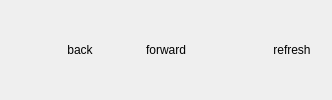
           <widget class="QFrame" name="barComandi">
            <property name="frameShape">
             <enum>QFrame::NoFrame</enum>
            </property>
            <property name="frameShadow">
             <enum>QFrame::Plain</enum>
            </property>
            <layout class="QHBoxLayout" name="horizontalLayout">
             <property name="sizeConstraint">
              <enum>QLayout::SetDefaultConstraint</enum>
             </property>
             <property name="leftMargin">
              <number>0</number>
             </property>
             <property name="topMargin">
              <number>0</number>
             </property>
             <property name="rightMargin">
              <number>0</number>
             </property>
             <property name="bottomMargin">
              <number>0</number>
             </property>
             <item>
              <spacer name="horizontalSpacer_2">
               <property name="orientation">
                <enum>Qt::Horizontal</enum>
               </property>
               <property name="sizeHint" stdset="0">
                <size>
                 <width>40</width>
                 <height>20</height>
                </size>
               </property>
              </spacer>
             </item>
             <item>
              <widget class="QPushButton" name="btnBack">
               <property name="sizePolicy">
                <sizepolicy hsizetype="Minimum" vsizetype="Minimum">
                 <horstretch>0</horstretch>
                 <verstretch>0</verstretch>
                </sizepolicy>
               </property>
               <property name="cursor">
                <cursorShape>PointingHandCursor</cursorShape>
               </property>
               <property name="styleSheet">
                <string notr="true"/>
               </property>
               <property name="text">
                <string>back</string>
               </property>
               <property name="icon">
                <iconset theme=":/plugins/qgis_agri/images/action-back-servizi-icon.png">
                 <normaloff>.</normaloff>.</iconset>
               </property>
               <property name="iconSize">
                <size>
                 <width>64</width>
                 <height>32</height>
                </size>
               </property>
               <property name="checkable">
                <bool>false</bool>
               </property>
               <property name="checked">
                <bool>false</bool>
               </property>
               <property name="flat">
                <bool>true</bool>
               </property>
              </widget>
             </item>
             <item>
              <widget class="QPushButton" name="btnForward">
               <property name="sizePolicy">
                <sizepolicy hsizetype="Minimum" vsizetype="Minimum">
                 <horstretch>0</horstretch>
                 <verstretch>0</verstretch>
                </sizepolicy>
               </property>
               <property name="cursor">
                <cursorShape>PointingHandCursor</cursorShape>
               </property>
               <property name="styleSheet">
                <string notr="true"/>
               </property>
               <property name="text">
                <string>forward</string>
               </property>
               <property name="icon">
                <iconset theme=":/plugins/qgis_agri/images/action-forward-servizi-icon.png">
                 <normaloff>.</normaloff>.</iconset>
               </property>
               <property name="iconSize">
                <size>
                 <width>64</width>
                 <height>32</height>
                </size>
               </property>
               <property name="checked">
                <bool>false</bool>
               </property>
               <property name="flat">
                <bool>true</bool>
               </property>
              </widget>
             </item>
             <item>
              <spacer name="horizontalSpacer">
               <property name="orientation">
                <enum>Qt::Horizontal</enum>
               </property>
               <property name="sizeHint" stdset="0">
                <size>
                 <width>40</width>
                 <height>20</height>
                </size>
               </property>
              </spacer>
             </item>
             <item>
              <widget class="QPushButton" name="btnReload">
               <property name="cursor">
                <cursorShape>PointingHandCursor</cursorShape>
               </property>
               <property name="toolTip">
                <string>Ricarica</string>
               </property>
               <property name="text">
                <string>refresh</string>
               </property>
               <property name="icon">
                <iconset theme=":/plugins/qgis_agri/images/action-reload-servizi-icon.png">
                 <normaloff>.</normaloff>.</iconset>
               </property>
               <property name="iconSize">
                <size>
                 <width>32</width>
                 <height>32</height>
                </size>
               </property>
               <property name="flat">
                <bool>true</bool>
               </property>
              </widget>
             </item>
            </layout>
           </widget>
